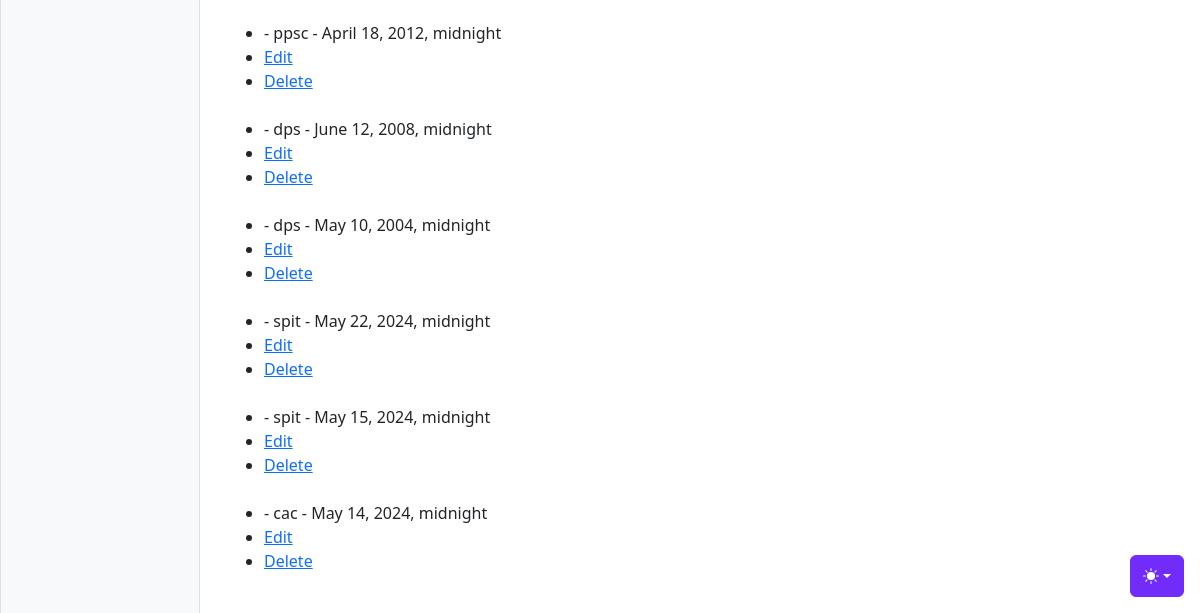
The page /qualities/add_education/ (signed in, lower part) on the database as committed earlier.
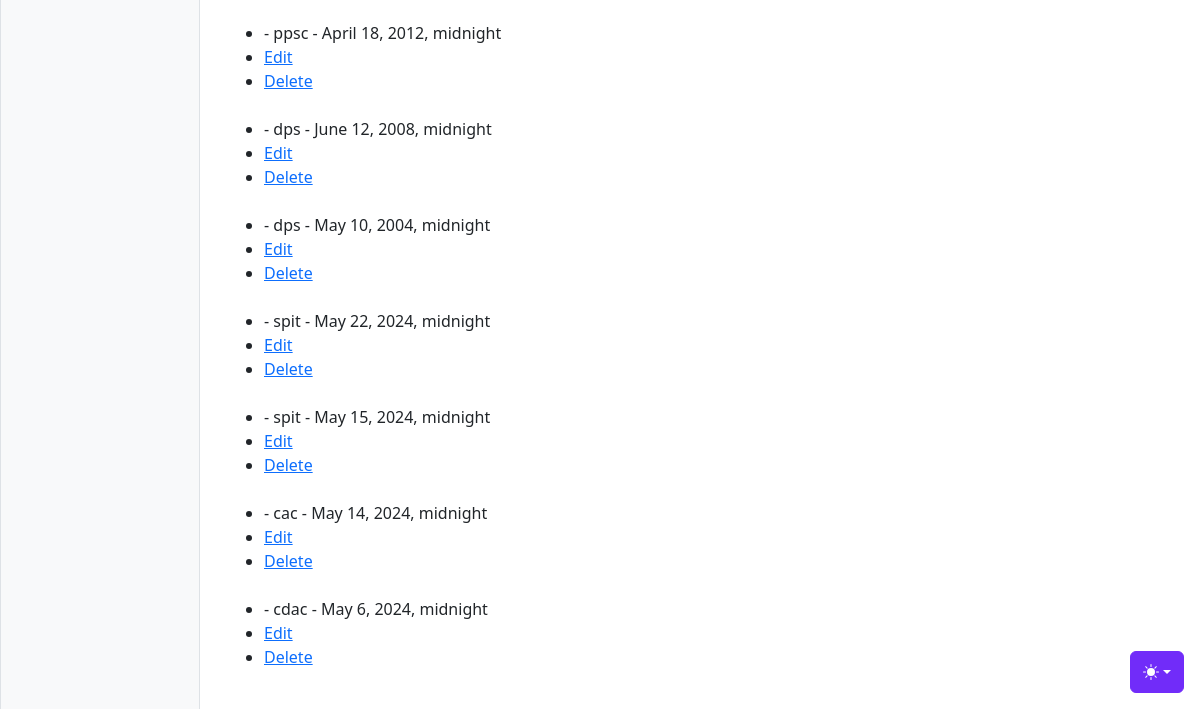
The same page on the database as committed later.
### qualities/models.py (models this page shows, shortened)
class Education(models.Model):
    unique_id = models.UUIDField(default=uuid.uuid4, editable=False, unique=True)
    candidate = models.ForeignKey(User, verbose_name='Candidate', on_delete=models.CASCADE)
    primary = 'primary'
    middle_school = 'middle_school'
    high_school = 'high_school'
    higher_secondary =  'higher_secondary'
    graduation = 'graduation'
    post_graduation = 'post_graduation'
    doctorate = 'doctorate'
    post_doctorate = 'post_doctorate'
    diploma = 'diploma'
    course = 'course'
    other = 'other'
    EDUCATION_LEVEL_CHOICES = [
        (primary, 'primary'),
        (middle_school, 'middle_school'),
        (high_school, 'high_school'),
        (higher_secondary,  'higher_secondary'),
        (graduation, 'graduation'),
        (post_graduation, 'post_graduation'),
        (doctorate, 'doctorate'),
        (post_doctorate, 'post_doctorate'),
        (diploma, 'diploma'),
        (course, 'course'),
        (other, 'other'),
    ]
    education_level = models.CharField(verbose_name='Level', max_length=20, choices=EDUCATION_LEVEL_CHOICES)
    institute = models.CharField(verbose_name='Institute', max_length=150,)
    additional_info = models.TextField(verbose_name='Additional Info', null=True, blank=True)
    date_of_passing = models.DateTimeField(verbose_name='Date of Passing', null=True)
    pursuing = models.BooleanField(verbose_name='Pursuing', default=False)

### qualities/views.py (the view)
# urls.py: path('add_education/', views.add_education, name='add_education'),
@login_required(login_url='accounts:login')
def add_education(request):
    if request.method == 'POST':
        form = EducationForm(request.POST)
        if form.is_valid():
            education = form.save(commit=False)
            education.candidate = request.user
            education.save()
            return redirect('/dashboard')  # Redirect back to the same page
    else:
        form = EducationForm()
    user_educations = Education.objects.filter(candidate=request.user)
    education_level_choices = [choice[1] for choice in Education.EDUCATION_LEVEL_CHOICES]
    context = {
        'form': form,
        'education_level_choices': education_level_choices,
        'user_educations': user_educations
    }
    return render(request, 'qualities/add_education.html', context)

### qualities/templates/qualities/add_education.html (shortened to what this page needs)
{% extends 'boiler.html' %}
{% block page_contents %}
{% load widget_tweaks %}
<!DOCTYPE html>
<html lang="en">
<head>
    <main class="col-md-9 ms-sm-auto col-lg-10 px-md-4">
    <link rel="stylesheet" href="https://code.jquery.com/ui/1.12.1/themes/base/jquery-ui.css">
    {% load widget_tweaks %}
</head>
<body>
    <ul>
        {% for education in user_educations %}
            <li>{{ education.full_name }} - {{ education.institute }} - {{ education.date_of_passing }}</li>
            <li><a href="{% url 'qualities:edit_education' education.id %}">Edit</a></li>
            <li><a href="{% url 'qualities:delete_education' education.id %}">Delete</a></li>
            <br>
        {% empty %}
            <li>No education entries found.</li>
        {% endfor %}
    </ul>
</body>
</html>
{% endblock %}

Rows that differ between the two databases and show on the page:
added Education: institute "cdac", date_of_passing "May 6, 2024, midnight"
